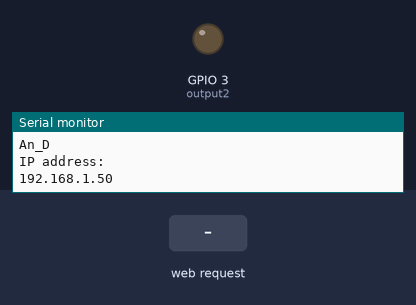
A sketch run on a simulated ESP32. Shown: output pins drawn as LEDs (lit = HIGH), the last lines printed to the serial monitor. Inputs (shaded band) come from the test bench. WiFi joins after 1.5 s; servers stay silent unless stated.

Above: at 4.2 s.
4.3 s: HTTP request GET /3/on received
At 4.9 s:
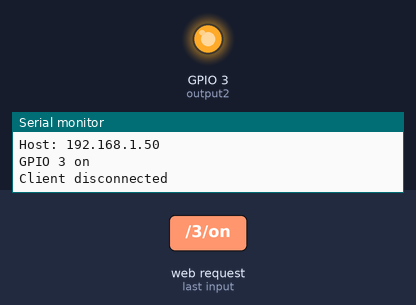
5.8 s: HTTP request GET /3/off received
At 7.2 s:
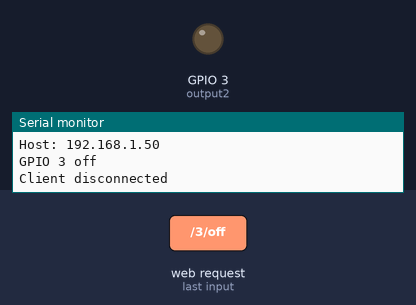
Timing chart, 0 to 8.8 s (numbered marks = the images above; inputs shaded):
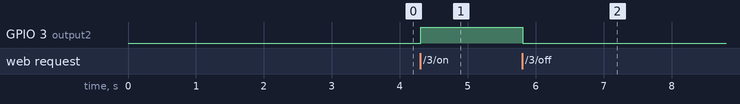

The sketch:

React-native-Esp32.ino
```cpp
#include <WiFi.h>

const char* ssid = "An_D";
const char* password = "2764fundy";

String header;
String output2State = "off";

const uint8_t output2 = 3;

unsigned long currentTime = millis();
unsigned long previousTime = 0;
const long timeoutTime = 2000;


WiFiServer server(80);


void setup ()
{
  Serial.begin(115200);
  pinMode(output2, OUTPUT);

  WiFi.begin(ssid, password);
  while (WiFi.status() != WL_CONNECTED)
  {
    delay(3000);
    Serial.println("Connecting to ");
    Serial.println(ssid);
  }

  Serial.println("Successfully connected to ");
  Serial.println(ssid);
  Serial.println("IP address: ");
  Serial.println(WiFi.localIP());
  server.begin();
}


void loop()
{
   WiFiClient client = server.available();   // Listen for incoming clients

  if (client) {                             // If a new client connects,
    currentTime = millis();
    previousTime = currentTime;
    Serial.println("New Client.");          // print a message out in the serial port
    String currentLine = "";                // make a String to hold incoming data from the client
    while (client.connected() && currentTime - previousTime <= timeoutTime) {  // loop while the client's connected
      currentTime = millis();
      if (client.available()) {             // if there's bytes to read from the client,
        char c = client.read();             // read a byte, then
        Serial.write(c);                    // print it out the serial monitor
        header += c;

    if ( c == '\n')
    {

      if (currentLine.length() == 0)
      {
      client.println("HTTP/1.1 200 OK");
      client.println("Content-type:text/html");
      client.println("Connection: close");
      client.println();

      if(header.indexOf("GET /3/on") >= 0)
        {
          Serial.println("GPIO 3 on");
          output2State = "on";
          digitalWrite(output2, HIGH);
        } else if(header.indexOf("GET /3/off") >= 0)
        {
          Serial.println("GPIO 3 off");
          output2State = "off";
          digitalWrite(output2, LOW);
        }

    client.print("<!DOCTYPE html>");
    client.print("<html lang=\"en\">");
    client.print("<head>");
    client.print("<meta charset='UTF-8'>");
    client.print("<meta name='viewport' content='width=device-width, initial-scale=1.0'>");
    client.print("<title>ESP32</title>");
    client.print("</head>");
    client.print("<body>");

        client.println("<p> GPIO 3 state - " + output2State + "</p");

        if( output2State == "off")
        {
          client.println("<p> <a href=\"/3/on\"> <button>ON</button> </p>");
        } else {
          client.println("<p> <a href=\"/3/off\"> <button>OFF</button> </p>");
        }

        client.println("</body></html>");
        client.println();
        break;
      } else {
        currentLine = "";
      }
    } else if (c != '\r')
    {
      currentLine += c;
    }
   }
  }
  header = "";
  client.stop();
  Serial.println("Client disconnected");
  Serial.println("");
  }
}
```

Measured:
- after the input at 4.3 s, GPIO 3 (output2): LOW → HIGH at once
- after the input at 5.8 s, GPIO 3 (output2): HIGH → LOW at once
